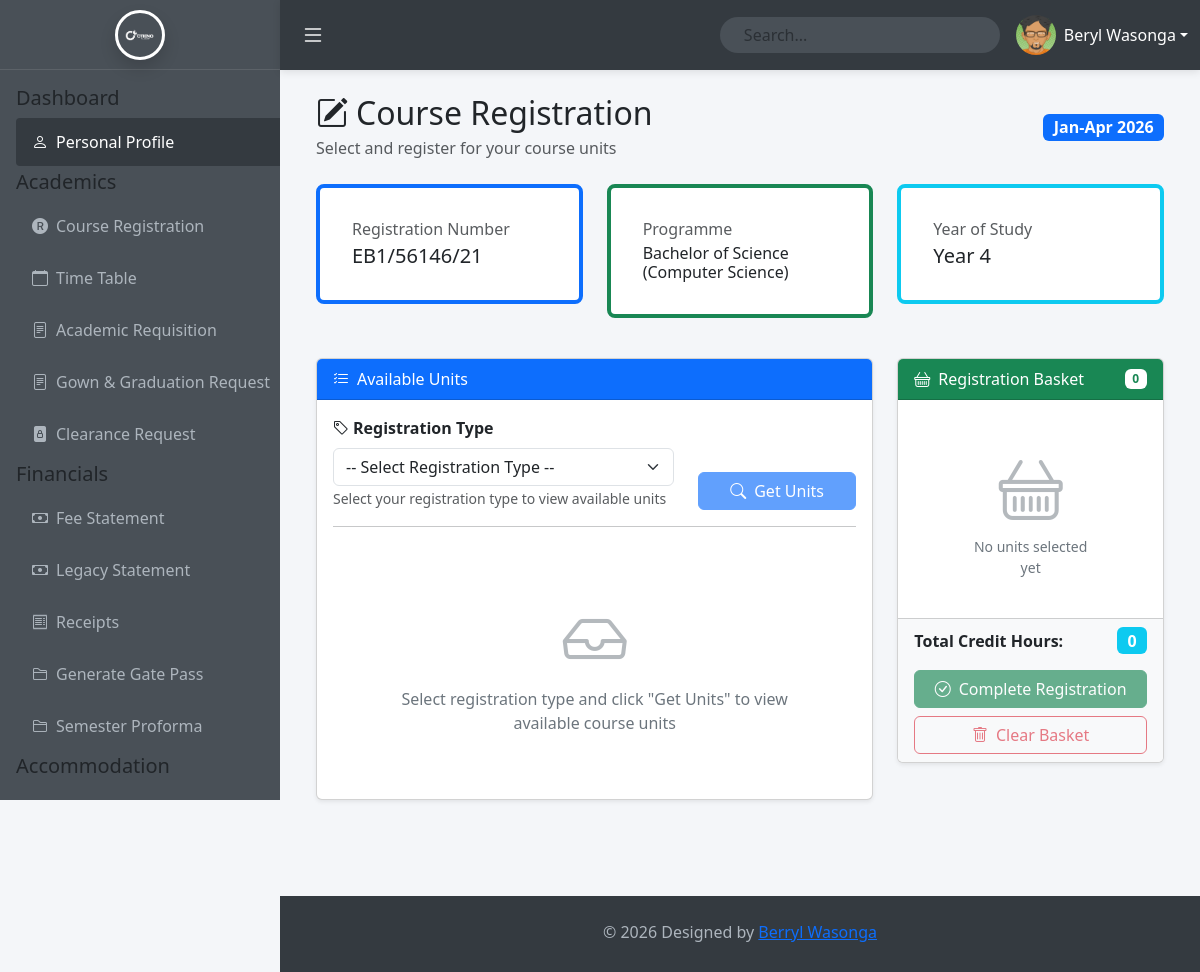
/students/course_registration.php (signed in), run on an earlier commit of the app's database.
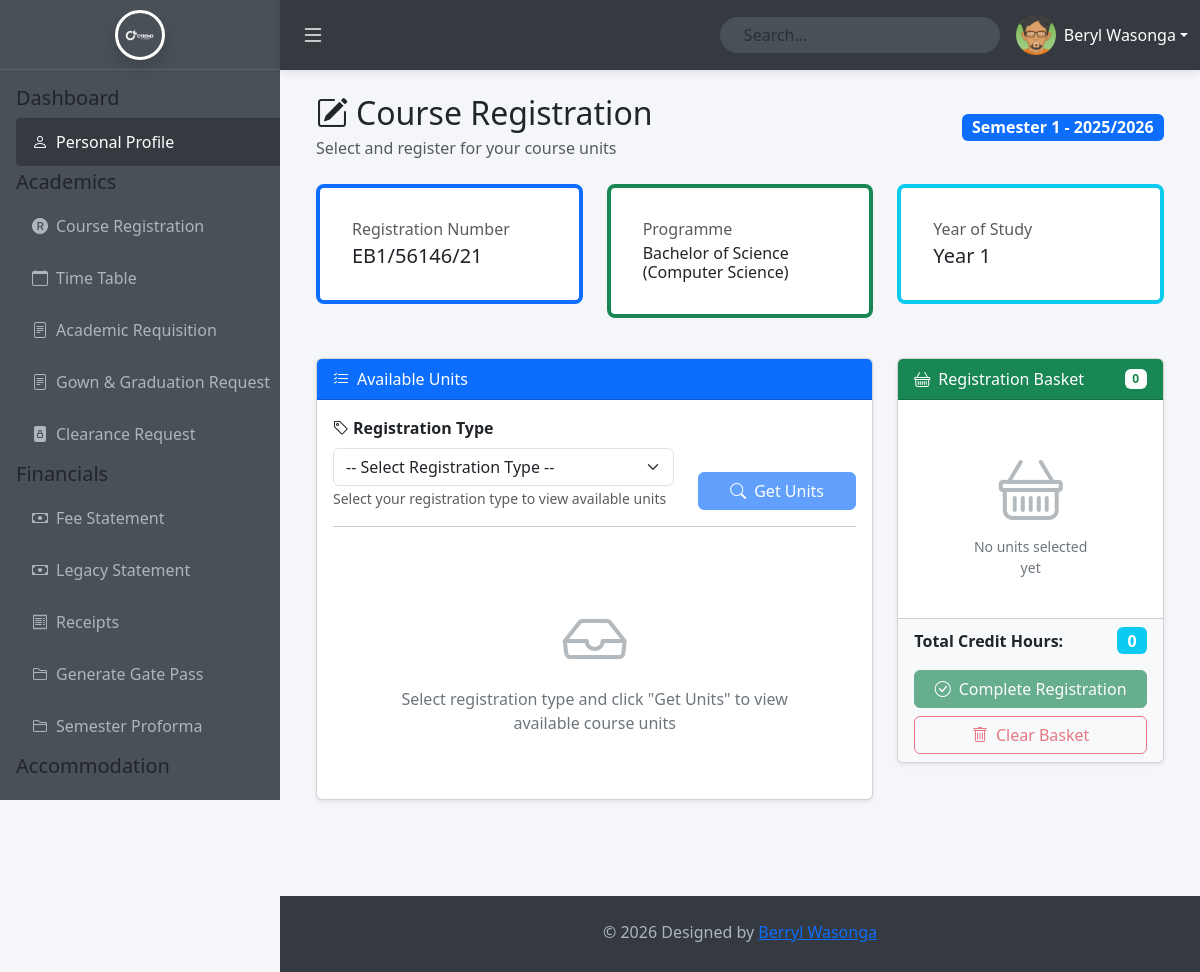
And on a later commit of the database.
### tables this page shows
CREATE TABLE `semesters` (
  `id` int(11) NOT NULL,
  `academic_year_id` int(11) NOT NULL,
  `semester_name` varchar(50) NOT NULL,
  `semester_code` varchar(10) NOT NULL,
  `start_date` date NOT NULL,
  `end_date` date NOT NULL,
  `is_current` tinyint(1) DEFAULT 0,
  `status` enum('upcoming','active','closed','archived') DEFAULT 'upcoming',
  `created_at` timestamp NOT NULL DEFAULT current_timestamp(),
  `updated_at` timestamp NOT NULL DEFAULT current_timestamp() ON UPDATE current_timestamp()
);

CREATE TABLE `student_academic_info` (
  `id` int(11) NOT NULL,
  `user_id` int(11) NOT NULL,
  `current_year_of_study` int(11) NOT NULL DEFAULT 1,
  `entry_year` varchar(10) NOT NULL,
  `expected_graduation_year` varchar(10) DEFAULT NULL,
  `academic_status` enum('active','suspended','withdrawn','graduated') DEFAULT 'active',
  `created_at` timestamp NOT NULL DEFAULT current_timestamp(),
  `updated_at` timestamp NOT NULL DEFAULT current_timestamp() ON UPDATE current_timestamp()
);

### students/partials/top_navbar.php (called while the page is built, shortened)
<?php
include '../config.php';
$stmt = $conn->prepare("SELECT * FROM users WHERE id = ?");
$stmt->bind_param("i", $_SESSION['user_id']);
$stmt->execute();
$user = $stmt->get_result()->fetch_assoc();
?>

### students/registration_functions.php (called while the page is built, shortened)
<?php
function getCurrentSemester($conn) {
    $stmt = $conn->prepare("
        SELECT s.*, ay.year_name
        FROM semesters s
        JOIN academic_years ay ON s.academic_year_id = ay.id
        WHERE s.is_current = TRUE AND s.status = 'active'
        LIMIT 1
    ");
    $stmt->execute();
    $result = $stmt->get_result();
    $semester = $result->fetch_assoc();
    return $semester;
}
function getStudentAcademicInfo($conn, $user_id) {
    $stmt = $conn->prepare("
        SELECT * FROM student_academic_info
        WHERE user_id = ?
    ");
    $stmt->bind_param("i", $user_id);
    $stmt->execute();
    $result = $stmt->get_result();
    $info = $result->fetch_assoc();
    return $info;
}
?>

### students/course_registration.php (the view, shortened to what the changed rows need)
<?php
include '../config.php';
require_once 'registration_functions.php';
$current_semester = getCurrentSemester($conn);
$student_info = getStudentAcademicInfo($conn, $_SESSION['user_id']);
?>
<!DOCTYPE html>
<html lang="en">
<head>
    <link href="https://cdn.jsdelivr.net/npm/bootstrap@5.3.3/dist/css/bootstrap.min.css" rel="stylesheet">
    <link href="https://cdn.jsdelivr.net/npm/bootstrap-icons@1.11.3/font/bootstrap-icons.css" rel="stylesheet">
    <link href="Assets/main.css" rel="stylesheet">
</head>
<body>
    <?php
        include_once 'partials/sidebar.php';
        include_once 'partials/top_navbar.php';
    ?>
    <div class="main-content">
        <div class="container-fluid">
            <div class="row mb-4">
                <div class="col-12">
                    <div class="d-flex justify-content-between align-items-center">
                        <div>
                            <h2 class="mb-1"><i class="bi bi-pencil-square me-2"></i>Course Registration</h2>
                        </div>
                        <?php if ($current_semester): ?>
                        <div class="text-end">
                            <span class="badge bg-primary fs-6">
                                <?php echo htmlspecialchars($current_semester['semester_name']); ?>
                            </span>
                        </div>
                        <?php endif; ?>
                    </div>
                </div>
            </div>
            <?php if (isset($error_message)): ?>
            <div class="alert alert-danger alert-dismissible fade show">
                <i class="bi bi-exclamation-triangle-fill me-2"></i>
                <?php echo $error_message; ?>
                <button type="button" class="btn-close" data-bs-dismiss="alert"></button>
            </div>
            <?php else: ?>
            <div class="row mb-4">
                <div class="col-md-4">
                    <div class="card stat-card border-start border-primary border-4">
                        <div class="card-body">
                            <h6 class="text-muted mb-1">Registration Number</h6>
                            <h5 class="mb-0"><?php echo htmlspecialchars($user['reg_no'] ?? 'N/A'); ?></h5>
                        </div>
                    </div>
                </div>
                <div class="col-md-4">
                    <div class="card stat-card border-start border-success border-4">
                        <div class="card-body">
                            <h6 class="text-muted mb-1">Programme</h6>
                            <h6 class="mb-0"><?php echo htmlspecialchars($user['programme'] ?? 'N/A'); ?></h6>
                        </div>
                    </div>
                </div>
                <div class="col-md-4">
                    <div class="card stat-card border-start border-info border-4">
                        <div class="card-body">
                            <h6 class="text-muted mb-1">Year of Study</h6>
                            <h5 class="mb-0">Year <?php echo $student_info['current_year_of_study'] ?? 1; ?></h5>
                        </div>
                    </div>
                </div>
            </div>
            <div class="row">
                <div class="col-lg-8 mb-4">
                    <div class="card shadow-sm">
                        <div class="card-header bg-primary text-white">
                            <i class="bi bi-list-check me-2"></i>Available Units
                        </div>
                        <div class="card-body">
                            <div class="row mb-3">
                                <div class="col-md-8">
                                    <label for="registrationType" class="form-label fw-bold">
                                        <i class="bi bi-tag me-1"></i>Registration Type
                                    </label>
                                    <select class="form-select" id="registrationType">
                                        <option value="">-- Select Registration Type --</option>
                                    </select>
                                    <small class="text-muted">Select your registration type to view available units</small>
                                </div>
                                <div class="col-md-4 d-flex align-items-end">
                                    <button type="button" class="btn btn-primary w-100" id="getUnitsBtn" disabled>
                                        <i class="bi bi-search me-2"></i>Get Units
                                    </button>
                                </div>
                            </div>
                            <hr>
                            <div id="unitsContainer">
                                <div class="empty-state">
                                    <i class="bi bi-inbox"></i>
                                    <p class="mb-0">Select registration type and click "Get Units" to view available course units</p>
                                </div>
                            </div>
                        </div>
                    </div>
                </div>
                <div class="col-lg-4 mb-4">
                    <div class="card shadow-sm sticky-top" style="top: 80px;">
                        <div class="card-header bg-success text-white d-flex justify-content-between align-items-center">
                            <span><i class="bi bi-basket me-2"></i>Registration Basket</span>
                            <span class="badge bg-white text-success" id="basketCount">0</span>
                        </div>
                        <div class="card-body" style="max-height: 400px; overflow-y: auto;">
                            <div id="basketContainer">
                                <div class="empty-state py-4">
                                    <i class="bi bi-basket"></i>
                                    <p class="small mb-0">No units selected yet</p>
                                </div>
                            </div>
                        </div>
                        <div class="card-footer bg-light">
                            <div class="d-flex justify-content-between align-items-center mb-3">
                                <strong>Total Credit Hours:</strong>
                                <span class="badge bg-info fs-6" id="totalCredits">0</span>
                            </div>
                            <button type="button" class="btn btn-success w-100 mb-2" id="completeRegistrationBtn" disabled>
                                <i class="bi bi-check-circle me-2"></i>Complete Registration
                            </button>
                            <button type="button" class="btn btn-outline-danger w-100" id="clearBasketBtn" disabled>
                                <i class="bi bi-trash me-2"></i>Clear Basket
                            </button>
                        </div>
                    </div>
                </div>
            </div>
            <?php endif; ?>
        </div>
    </div>
</body>
</html>

What changed in the data, as far as the page shows it:
no longer on this page (row edited): semesters: semester_name "Jan-Apr 2026"
removed student_academic_info: current_year_of_study "4"
now on this page (row edited): semesters: semester_name "Semester 1 - 2025/2026"
Also different on the page:
$student_info['current_year_of_study']: (not shown) → "1"
